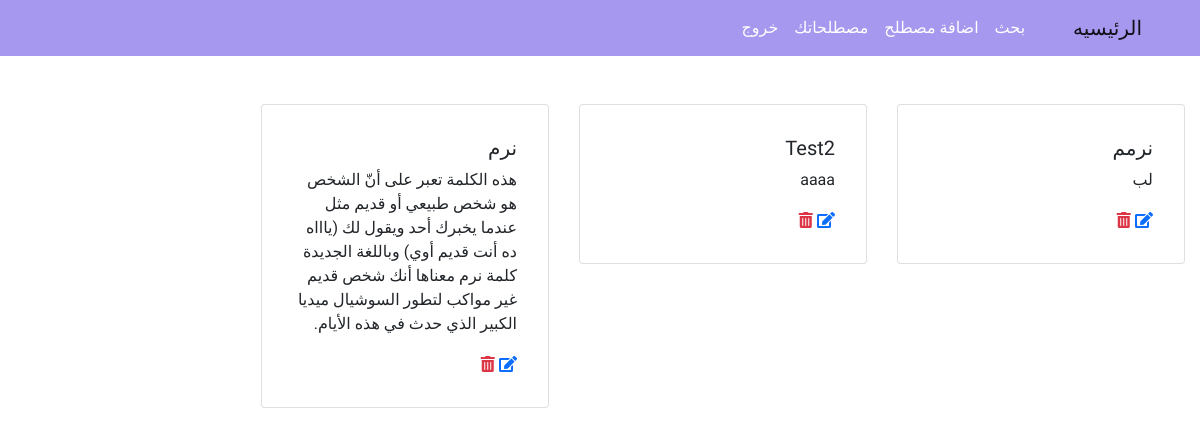
The page /profile (signed in) on the database as committed earlier.
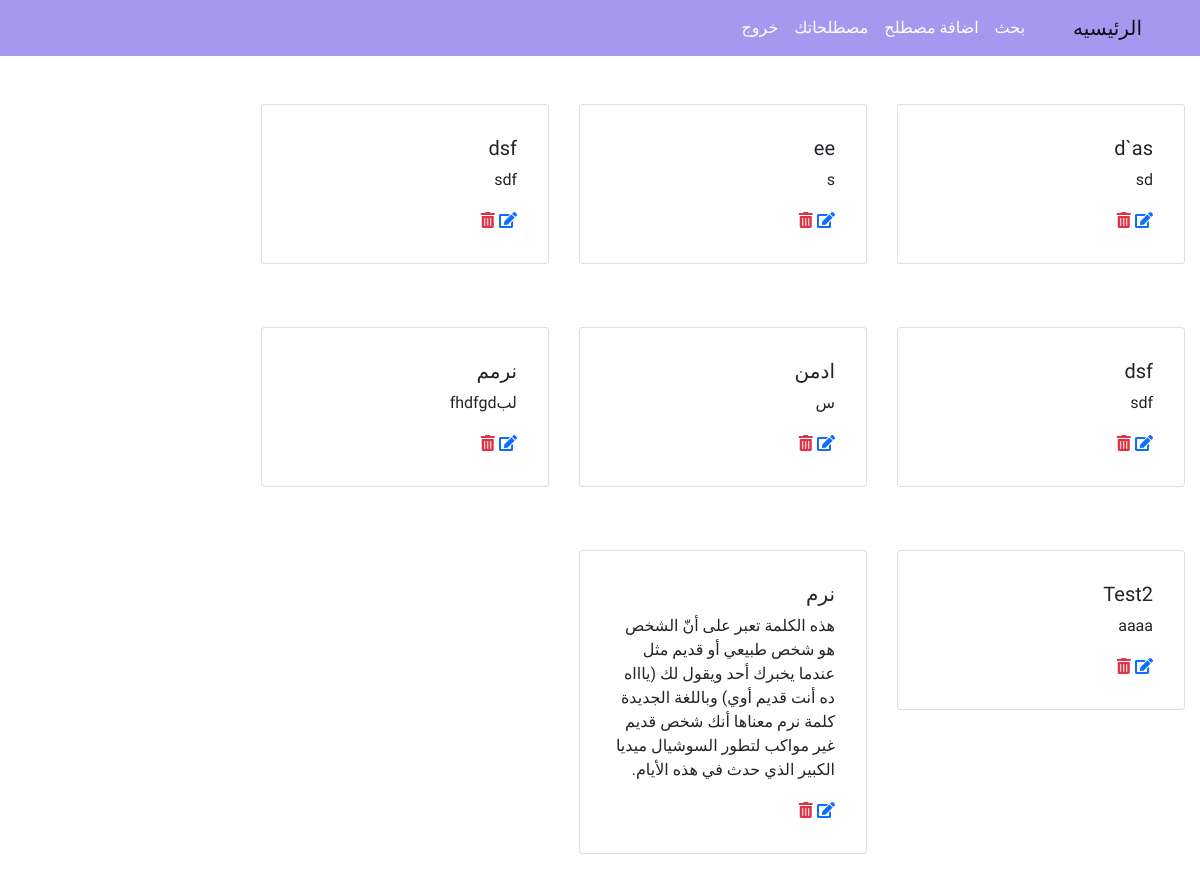
The same page on the database as committed later.
### main/models.py (models this page shows, shortened)
class Post(models.Model):
    title = models.CharField(max_length=50)
    content = models.TextField(default=' ')
    govern = models.CharField(max_length=50,choices=GOVERNS)
    date = models.DateTimeField(default=timezone.now)
    active = models.BooleanField(default=False)
    user = models.ForeignKey(User,on_delete=CASCADE)
    class Meta:
        ordering = ('-date',)

### main/views.py (the view)
# urls.py: path('profile',views.profile,name='profile'),
def profile(request):
    post = Post.objects.filter(user=request.user)
    return render(request,'profile.html',{'post':post})

### main/templates/profile.html
{% extends 'base.html' %}
{% block content %}
{% for post in post %}
<div class="card col-5 mt-5" style="width: 18rem;">
  <div class="card-body">
    <h5 class="card-title">{{post.title}}</h5>
    <p class="card-text">{{post.content}}</p>
    <a href="{% url 'update' post.pk %}"><i class="fas fa-edit"></i></a>
    <a class="text-danger" href="{% url 'delete' post.pk %}"><i class="fas fa-trash-alt"></i></a>
  </div>
</div>
{% endfor %}
{% endblock %}

Rows that differ between the two databases and show on the page:
added Post: title "d`as", content "sd"
added Post: title "ee", content "s"
added Post: title "dsf", content "sdf"
added Post: title "dsf", content "sdf"
added Post: title "ادمن", content "س"
changed Post "نرمم": content "لب" → "لبfhdfgd"
